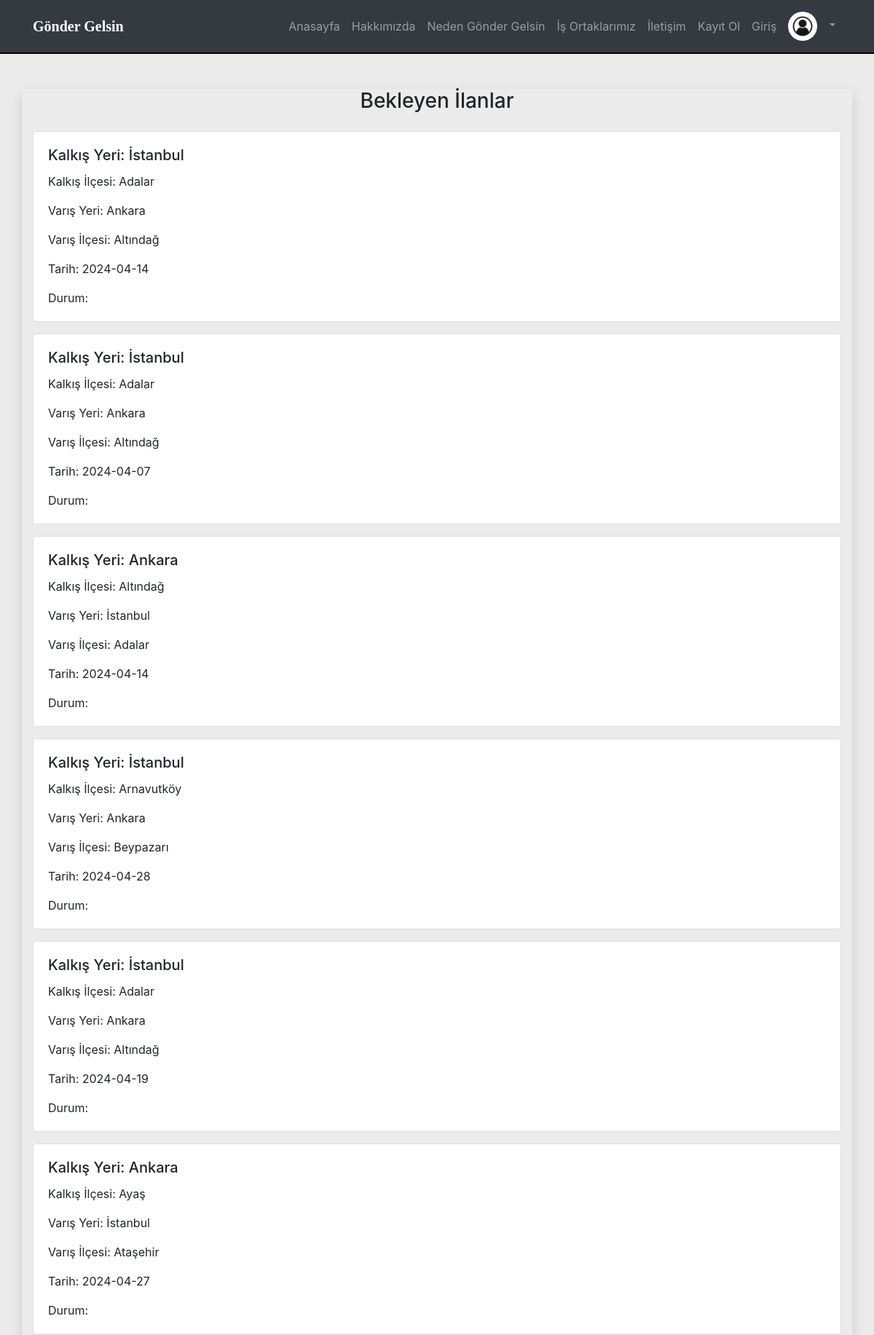
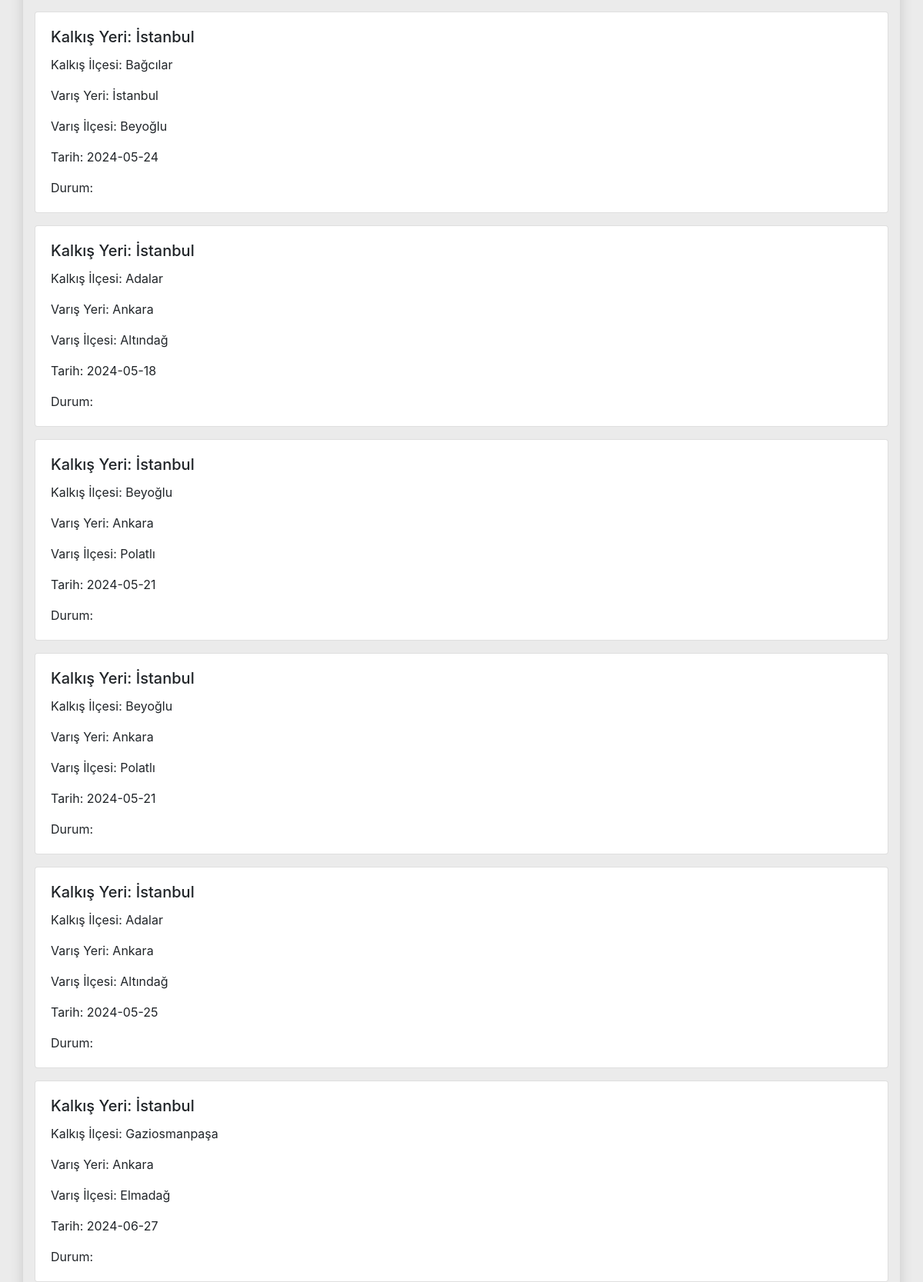
The page /bekleyen_ilanlar.PHP (upper part) on the database its author committed (2 pictures, top to bottom).
### tables this page shows
CREATE TABLE `ilan` (
  `id` int(11) NOT NULL,
  `kalkis_yeri` varchar(255) NOT NULL,
  `kalkis_ilçesi` varchar(100) NOT NULL,
  `varis_yeri` varchar(255) NOT NULL,
  `varis_ilçesi` varchar(100) NOT NULL,
  `kilo` int(11) NOT NULL,
  `tarih` date DEFAULT NULL,
  `fiyat` int(100) NOT NULL,
  `acıklama` varchar(100) NOT NULL,
  `eposta` varchar(100) DEFAULT NULL,
  `durum` varchar(50) DEFAULT NULL
);

### bekleyen_ilanlar.PHP (the view, shortened to what this page needs)
<?php
include "navbar.php";
include "baglan.php";
?>
<!DOCTYPE html>
<html lang="tr">
<head>
    <link rel="stylesheet" href="https://stackpath.bootstrapcdn.com/bootstrap/4.5.0/css/bootstrap.min.css">
</head>
<body>
<div class="container mt-5">
    <div class="row">
        <div class="col-md-12 shadow">
            <h3 class="text-center mb-4">Bekleyen İlanlar</h3>
            <?php
            $query = "SELECT id, kalkis_yeri, kalkis_ilçesi, varis_yeri, varis_ilçesi, tarih, durum FROM ilan";
            $result = mysqli_query($baglan, $query);
            if ($result && mysqli_num_rows($result) > 0) {
                while ($row = mysqli_fetch_assoc($result)) {
                    echo "<div class='card mb-3'>";
                    echo "<div class='card-body'>";
                    echo "<h5 class='card-title'>Kalkış Yeri: " . $row['kalkis_yeri'] . "</h5>";
                    echo "<p class='card-text'>Kalkış İlçesi: " . $row['kalkis_ilçesi'] . "</p>";
                    echo "<p class='card-text'>Varış Yeri: " . $row['varis_yeri'] . "</p>";
                    echo "<p class='card-text'>Varış İlçesi: " . $row['varis_ilçesi'] . "</p>";
                    echo "<p class='card-text'>Tarih: " . $row['tarih'] . "</p>";
                    echo "<p class='card-text'>Durum: " . $row['durum'] . "</p>";
                    echo "</div>";
                    echo "</div>";
                }
            } else {
                echo "<p class='text-center'>Bekleyen ilan yok.</p>";
            }
            ?>
        </div>
    </div>
</div>
</body>
</html>

### navbar.php (shortened to what this page needs)
<!DOCTYPE html>
<html lang="tr">
<head>
    <link href="https://maxcdn.bootstrapcdn.com/bootstrap/5.3.0/css/bootstrap.min.css" rel="stylesheet">
</head>
<body>
<nav class="navbar navbar-expand-lg navbar-dark bg-dark">
    <div class="container">
        <a class="navbar-brand" href="anasayfa.html">Gönder Gelsin</a>
        <div class="collapse navbar-collapse" id="navbarSupportedContent">
            <ul class="navbar-nav ms-auto mb-2 mb-lg-0">
                <li class="nav-item"><a class="nav-link" href="index.php">Anasayfa</a></li>
                <li class="nav-item"><a class="nav-link" href="hakkimizda.php">Hakkımızda</a></li>
                <li class="nav-item"><a class="nav-link" href="neden.php">Neden Gönder Gelsin</a></li>
                <li class="nav-item"><a class="nav-link" href="ortak.php">İş Ortaklarımız</a></li>
                <li class="nav-item"><a class="nav-link" href="iletisim.php">İletişim</a></li>
                <?php if (!isset($_SESSION["giris_bilgisi"]) || $_SESSION["giris_bilgisi"] !== true) { ?>
                    <li class="nav-item"><a class="nav-link" href="kayıt.php">Kayıt Ol</a></li>
                    <li class="nav-item"><a class="nav-link" href="kayıt.php">Giriş</a></li>
                <?php } ?>
            </ul>
        </div>
        <div class="navbar-nav align-items-center ms-auto">
            <div class="nav-item dropdown">
                <a href="#" class="nav-link dropdown-toggle" id="navbarDropdown" role="button" data-bs-toggle="dropdown" aria-expanded="false">
                    <?php if (isset($_SESSION["giris_bilgisi"]) && $_SESSION["giris_bilgisi"] === true) {
                        $id = $_SESSION["id_bilgisi"]; ?>
                        <img class="rounded-circle me-lg-2" src="img/avatars/<?php echo $id; ?>.jpg" alt="" style="width: 40px; height: 40px;">
                        <span class="d-none d-lg-inline-flex"><?php echo $_SESSION["kullaniciadi_bilgisi"]; ?></span>
                    <?php } else { ?>
                        <img class="rounded-circle me-lg-2" src="img/user_empty.jpg" alt="" style="width: 40px; height: 40px;">
                    <?php } ?>
                </a>
            </div>
        </div>
    </div>
</nav>
</body>
</html>

### navbar.php (style rules this page uses)
.navbar-brand { color: #3baf29; font-family: Cursive; font-weight: bold; }
.navbar { border-bottom: 2px black solid; }

### bekleyen_ilanlar.PHP (style rules this page uses)
body { background-color: rgb(235, 235, 235); }

### rows shown on the page
ilan: kalkis_yeri "İstanbul", kalkis_ilçesi "Adalar", varis_yeri "Ankara", varis_ilçesi "Altındağ", tarih "2024-04-14"
ilan: kalkis_yeri "İstanbul", kalkis_ilçesi "Adalar", varis_yeri "Ankara", varis_ilçesi "Altındağ", tarih "2024-04-07"
ilan: kalkis_yeri "Ankara", kalkis_ilçesi "Altındağ", varis_yeri "İstanbul", varis_ilçesi "Adalar", tarih "2024-04-14"
ilan: kalkis_yeri "İstanbul", kalkis_ilçesi "Arnavutköy", varis_yeri "Ankara", varis_ilçesi "Beypazarı", tarih "2024-04-28"
ilan: kalkis_yeri "İstanbul", kalkis_ilçesi "Adalar", varis_yeri "Ankara", varis_ilçesi "Altındağ", tarih "2024-04-19"
ilan: kalkis_yeri "Ankara", kalkis_ilçesi "Ayaş", varis_yeri "İstanbul", varis_ilçesi "Ataşehir", tarih "2024-04-27"
ilan: kalkis_yeri "İstanbul", kalkis_ilçesi "Bağcılar", varis_yeri "İstanbul", varis_ilçesi "Beyoğlu", tarih "2024-05-24"
ilan: kalkis_yeri "İstanbul", kalkis_ilçesi "Adalar", varis_yeri "Ankara", varis_ilçesi "Altındağ", tarih "2024-05-18"
ilan: kalkis_yeri "İstanbul", kalkis_ilçesi "Beyoğlu", varis_yeri "Ankara", varis_ilçesi "Polatlı", tarih "2024-05-21"
ilan: kalkis_yeri "İstanbul", kalkis_ilçesi "Beyoğlu", varis_yeri "Ankara", varis_ilçesi "Polatlı", tarih "2024-05-21"
ilan: kalkis_yeri "İstanbul", kalkis_ilçesi "Adalar", varis_yeri "Ankara", varis_ilçesi "Altındağ", tarih "2024-05-25"
ilan: kalkis_yeri "İstanbul", kalkis_ilçesi "Gaziosmanpaşa", varis_yeri "Ankara", varis_ilçesi "Elmadağ", tarih "2024-06-27"
